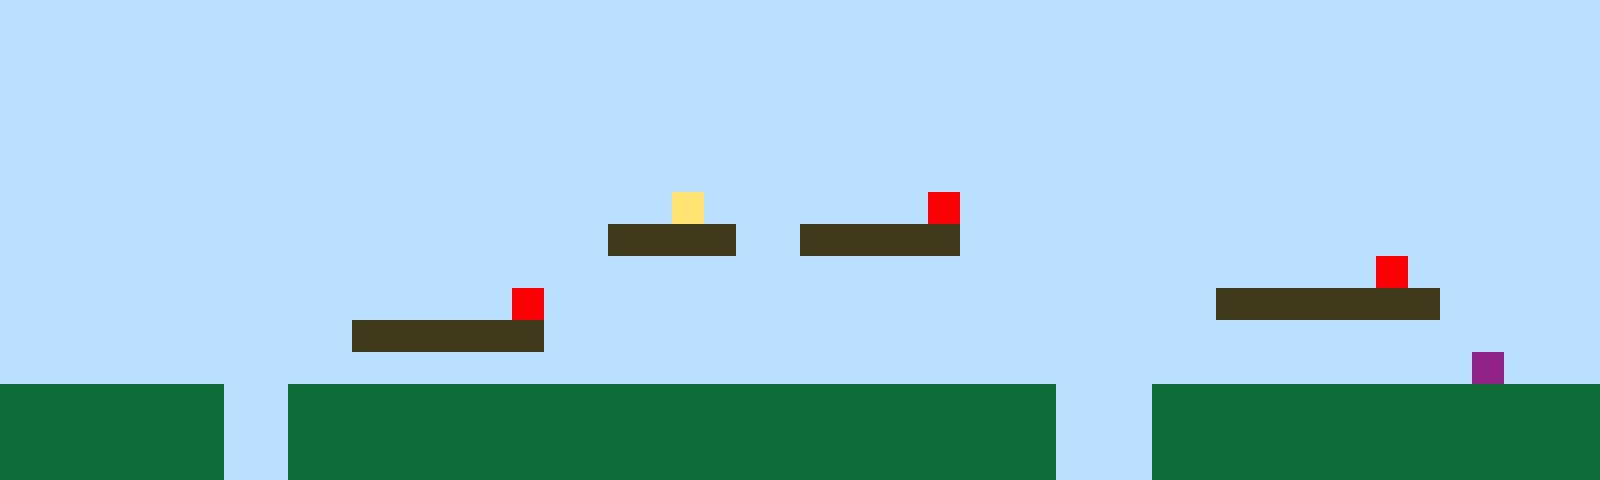

The image is a tile-based game level rendered from a .tmx file. Its description and complete source (layers, tilesets, objects, tile grids) follow:
An orthogonal 50x15 tile map with 32x32 px tiles, 1 tile layer (Tile Layer 1).

<map version="1.10" tiledversion="1.11.2" orientation="orthogonal" renderorder="right-up" width="50" height="15" tilewidth="32" tileheight="32" infinite="0" nextlayerid="2" nextobjectid="1"><editorsettings><export target="map1.csv" format="csv" /></editorsettings><tileset firstgid="1" name="sprites" tilewidth="32" tileheight="32" tilecount="6" columns="3"><image source="sprites.png" width="96" height="64" /></tileset><layer id="1" name="Tile Layer 1" width="50" height="15"><data encoding="csv">1,1,1,1,1,1,1,1,1,1,1,1,1,1,1,1,1,1,1,1,1,1,1,1,1,1,1,1,1,1,1,1,1,1,1,1,1,1,1,1,1,1,1,1,1,1,1,1,1,1,1,1,1,1,1,1,1,1,1,1,1,1,1,1,1,1,1,1,1,1,1,1,1,1,1,1,1,1,1,1,1,1,1,1,1,1,1,1,1,1,1,1,1,1,1,1,1,1,1,1,1,1,1,1,1,1,1,1,1,1,1,1,1,1,1,1,1,1,1,1,1,1,1,1,1,1,1,1,1,1,1,1,1,1,1,1,1,1,1,1,1,1,1,1,1,1,1,1,1,1,1,1,1,1,1,1,1,1,1,1,1,1,1,1,1,1,1,1,1,1,1,1,1,1,1,1,1,1,1,1,1,1,1,1,1,1,1,1,1,1,1,1,1,1,1,1,1,1,1,1,1,1,1,1,1,1,1,1,1,1,1,1,1,1,1,1,1,1,1,1,1,1,1,1,1,1,1,1,1,1,1,1,1,1,1,1,1,1,1,1,1,1,1,1,1,1,1,1,1,1,1,1,1,1,1,1,1,1,1,1,1,1,1,1,1,1,1,1,1,1,1,1,1,1,1,1,1,1,1,1,1,1,1,1,1,1,1,1,1,1,1,1,1,1,1,1,1,1,1,1,1,1,1,1,1,1,1,1,1,1,1,1,1,1,1,1,1,1,1,1,1,4,1,1,1,1,1,1,1,5,1,1,1,1,1,1,1,1,1,1,1,1,1,1,1,1,1,1,1,1,1,1,1,1,1,1,1,1,1,1,1,1,1,1,1,1,1,1,1,3,3,3,3,1,1,3,3,3,3,3,1,1,1,1,1,1,1,1,1,1,1,1,1,1,1,1,1,1,1,1,1,1,1,1,1,1,1,1,1,1,1,1,1,1,1,1,1,1,1,1,1,1,1,1,1,1,1,1,1,1,1,1,1,1,1,1,1,1,1,1,1,1,1,5,1,1,1,1,1,1,1,1,1,1,1,1,1,1,1,1,1,1,1,1,1,1,5,1,1,1,1,1,1,1,1,1,1,1,1,1,1,1,1,1,1,1,1,1,3,3,3,3,3,3,3,1,1,1,1,1,1,1,1,1,1,1,1,1,1,1,1,3,3,3,3,3,3,1,1,1,1,1,1,1,1,1,1,1,1,1,1,1,1,1,1,1,1,1,1,1,1,1,1,1,1,1,1,1,1,1,1,1,1,1,1,1,1,1,1,1,1,1,1,1,1,1,1,1,1,1,1,1,1,1,1,1,1,1,1,1,1,1,1,1,1,1,1,1,1,1,1,1,1,1,1,1,6,1,1,1,2,2,2,2,2,2,2,1,1,2,2,2,2,2,2,2,2,2,2,2,2,2,2,2,2,2,2,2,2,2,2,2,2,1,1,1,2,2,2,2,2,2,2,2,2,2,2,2,2,2,2,2,2,2,2,2,2,1,1,2,2,2,2,2,2,2,2,2,2,2,2,2,2,2,2,2,2,2,2,2,2,2,2,1,1,1,2,2,2,2,2,2,2,2,2,2,2,2,2,2,2,2,2,2,2,2,2,1,1,2,2,2,2,2,2,2,2,2,2,2,2,2,2,2,2,2,2,2,2,2,2,2,2,1,1,1,2,2,2,2,2,2,2,2,2,2,2,2,2,2</data></layer></map>
